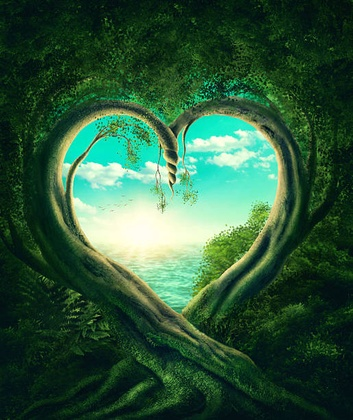
%> input picture deneme2.jpg, 353 x 420 px, shrunk from 515 x 612 before the run
$ octave Inegative.m   (GNU Octave 9; MATLAB toolbox functions it lacks are replaced by stand-ins)
%> lines starting %> are read from the running program, lines starting %| are printed output that depends on the picture; in (x1, y1, x2, y2) boxes, pixels count from 0 and x2, y2 are one past the last pixel; in counts of white or black regions, pixels touching at a corner belong together; the program's own positions count from 1
image = imread('deneme2.jpg');
%> image is the input picture: size 420x353x3 uint8; mean R, G, B 45.6, 86.3, 58.2
Igray = rgb2gray(image);
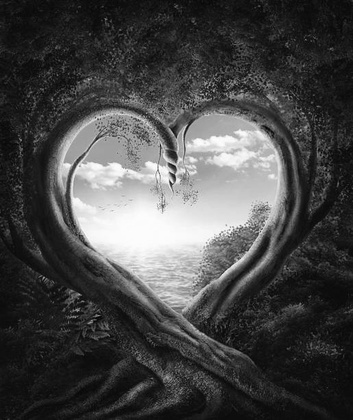
%> Igray: size 420x353 uint8; min 5, max 254, mean 70.9
boyut = size(Igray);
%> boyut = [420 353]
figure; imshow(Igray);
k=220;

for r=1:boyut(1)
  for c=1:boyut(2)
    if Igray(r,c) < k
      Igray(r,c) = 0;
  else
    Igray(r,c) = 255;
    endif
  endfor
endfor
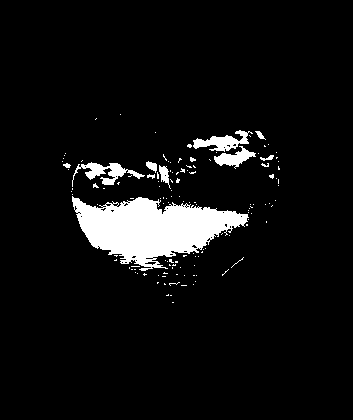
%> Igray: size 420x353 uint8; 6.5% white; 133 white regions (122 under 20 px), largest, box (x1, y1, x2, y2) and area: (72, 196, 249, 271) 7257, (72, 162, 145, 187) 629, (193, 130, 253, 152) 575
figure; imshow(Igray);
